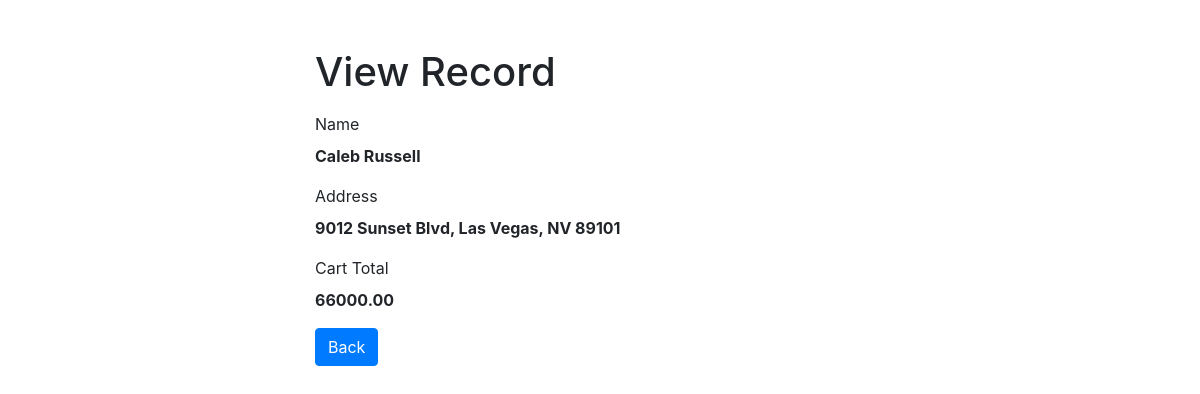
Page /read.php?id=4 on the committed database.
### tables this page shows
CREATE TABLE `customers` (
  `id` int(11) NOT NULL,
  `name` varchar(100) NOT NULL,
  `address` text NOT NULL,
  `cart_total` decimal(10,2) NOT NULL
);

### read.php (the view, shortened to what this page needs)
<?php
if (isset($_GET["id"]) && !empty(trim($_GET["id"]))) {
    require_once "config.php";
    $sql = "SELECT * FROM customers WHERE id = ?";
    if ($stmt = mysqli_prepare($link, $sql)) {
        mysqli_stmt_bind_param($stmt, "i", $param_id);
        if (mysqli_stmt_execute($stmt)) {
            $result = mysqli_stmt_get_result($stmt);
            if (mysqli_num_rows($result) == 1) {
                $row = mysqli_fetch_array($result, MYSQLI_ASSOC);
            } else {
                header("location: error.php");
                exit();
            }
        } else {
            echo "Oops! Something went wrong. Please try again later.";
        }
    }
} else {
    header("location: error.php");
    exit();
}
?>
<!DOCTYPE html>
<html lang="en">
<head>
    <link rel="stylesheet" href="https://stackpath.bootstrapcdn.com/bootstrap/4.5.2/css/bootstrap.min.css">
</head>
<body>
    <div class="wrapper">
        <div class="container-fluid">
            <div class="row">
                <div class="col-md-12">
                    <h1 class="mt-5 mb-3">View Record</h1>
                    <div class="form-group">
                        <label>Name</label>
                        <p><b><?php echo $row["name"]; ?></b></p>
                    </div>
                    <div class="form-group">
                        <label>Address</label>
                        <p><b><?php echo $row["address"]; ?></b></p>
                    </div>
                    <div class="form-group">
                        <label>Cart Total</label>
                        <p><b><?php echo $row["cart_total"]; ?></b></p>
                    </div>
                    <p><a href="index.php" class="btn btn-primary">Back</a></p>
                </div>
            </div>
        </div>
    </div>
</body>
</html>

### read.php (style rules this page uses)
.wrapper { width: 600px; margin: 0 auto; }

### rows in the picture
customers: name "Caleb Russell", address "9012 Sunset Blvd, Las Vegas, NV 89101", cart_total "66000.00"
